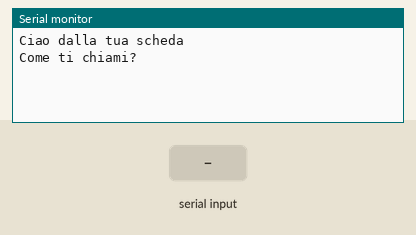
Simulated run of this sketch. Board: Arduino Uno, built with avr-gcc and run on an emulated ATmega328P. Shown: the last lines printed to the serial monitor. The test bench sets the inputs (shaded band).

Above: at 6.2 s.
6.3 s: "1" received over Serial
At 8.5 s:
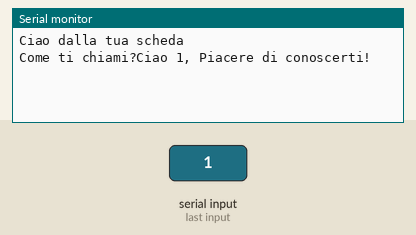
8.8 s: "0" received over Serial
At 10.5 s:
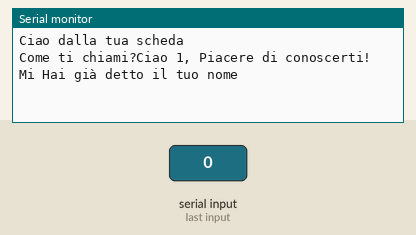

The sketch:

terza_prova_Serial_.ino
```cpp
int rispostaData = 0;

void setup() {
  Serial.begin(9600);
  delay(5000);
  Serial.print("Ciao dalla tua scheda");
  Serial.println();
  Serial.print("Come ti chiami?");


}

void loop() {
  if(Serial.available() > 0){
    if(rispostaData == 0){
      String risposta = Serial.readString();
      Serial.print("Ciao ");
      Serial.print(risposta);
      Serial.print(", Piacere di conoscerti!");
      rispostaData = 1;
    }else{
      Serial.readString();
      Serial.println();
      Serial.print("Mi Hai già detto il tuo nome");
    }
  }

}
```

Measured:
- after the input at 6.3 s, the serial monitor: prints a new line after 1.0 s (image 1)
- after the input at 8.8 s, the serial monitor: prints a new line after 1.0 s (image 2)
